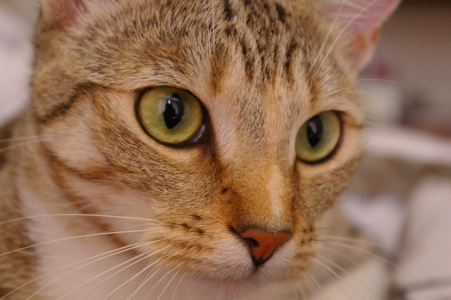
#> input picture skimage.data.cat(), 451 x 300 px
$ jupyter execute 'Computation_with_NumPy_and_N_Dimensional_Arrays_(start).ipynb'
#> lines starting #> are read from the running program, lines starting #| are printed output that depends on the picture
# Introduction

In this notebook we'll learn how to use NumPy to work with numerical data.

# Import Statements

[cell 1]
import numpy as np

import matplotlib.pyplot as plt
from skimage import data
from PIL import Image # for reading image files

# Understanding NumPy's ndarray

NumPy's most amazing feature is the **powerful** ndarray.

#### 1-Dimensional Arrays (Vectors)

[cell 2]
# Create new ndarray from scatch
my_array = np.array([1.1, 9.2, 8.1, 4.7])

[cell 3]
# Show rows and columns
print(my_array.shape)

[cell 4]
# Accessing elements by index
print(my_array[2])

[cell 5]
# Shw dimensions of an array
print(my_array.ndim)

#### 2-Dimensional Arrays (Matrices)

[cell 6]
array_2d = np.array([[1, 2, 3, 9], [5, 6, 7, 8]])

[cell 7]
print(f'array_2d has {array_2d.ndim} dimensions')
print(f'Its shape is {array_2d.shape}')
print(f'It has {array_2d.shape[0]} rows and {array_2d.shape[1]} columns')
print(array_2d)

[cell 8]
# Access the 3rd value in the 2nd row
print(array_2d[1, 2])

[cell 9]
# Access all the values in the first row
print(array_2d[0, :])

#### N-Dimensional Arrays (Tensors)

**Challenge**:
* How many dimensions does the array below have?
* What is its shape (i.e., how many elements are along each axis)?
* Try to access the value `18` in the last line of code.
* Try to retrieve a 1 dimensional vector with the values `[97, 0, 27, 18]`
* Try to retrieve a (3,2) matrix with the values `[[ 0,  4], [ 7,  5], [ 5, 97]]`

*Hint*: You can use the `:` operator just as with Python Lists.

[cell 10]
mystery_array = np.array([[[0, 1, 2, 3],
                           [4, 5, 6, 7]],

                          [[7, 86, 6, 98],
                          [5, 1, 0, 4]],

                          [[5, 36, 32, 48],
                           [97, 0, 27, 18]]])

# Note all the square brackets!

[cell 11]
# How many dimensions does the array below have?
print(mystery_array.ndim)

[cell 12]
# What is its shape (i.e., how many elements are along each axis)?
print(f'Its shape is {mystery_array.shape}')

[cell 13]
# Try to access the value 18 in the last line of code.
print(mystery_array[2, 1, 3])

[cell 14]
# Try to retrieve a (3,2) matrix with the values [[ 0, 4], [ 7, 5], [ 5, 97]]
print(mystery_array[:, :, 0])

# NumPy Mini-Challenges

#### **Challenge 1**: Use [`.arange()`](https://numpy.org/devdocs/reference/generated/numpy.arange.html)to createa a vector `a` with values ranging from 10 to 29. You should get this:

`print(a)`

`[10 11 12 13 14 15 16 17 18 19 20 21 22 23 24 25 26 27 28 29]`

[cell 15]
a = np.arange(10, 30)
print(a)

#### **Challenge 2**: Use Python slicing techniques on `a` to:
* Create an array containing only the last 3 values of `a`
* Create a subset with only the 4th, 5th, and 6th values
* Create a subset of `a` containing all the values except for the first 12 (i.e., `[22, 23, 24, 25, 26, 27, 28, 29]`)
* Create a subset that only contains the even numbers (i.e, every second number)

[cell 16]
last_3 = a[-3:]
print(last_3)

[cell 17]
values_4_5_6 = a[3:6]
print(values_4_5_6)

[cell 18]
after_12 = a[12:]
print(after_12)

[cell 19]
even_array = a[::2]
print(even_array)

#### **Challenge 3**:Reverse the order of the values in `a`, so that the first element comes last:

`[29, 28, 27, 26, 25, 24, 23, 22, 21, 20, 19, 18, 17, 16, 15, 14, 13,
       12, 11, 10]`

If you need a hint, you can check out this part of the [NumPy beginner's guide](
https://numpy.org/devdocs/user/absolute_beginners.html#how-to-reverse-an-array)

[cell 20]
reverse = np.flip(a)
print(reverse)

#### **Challenge 4**: Print out all the indices of the non-zero elements in this array: [6,0,9,0,0,5,0]

[cell 21]
array = np.array([6,0,9,0,0,5,0])
nz_indices = np.nonzero(array)
print(nz_indices)

#### **Challenge 5**: Use NumPy to generate a 3x3x3 array with random numbers

Hint: Use the [`.random()` function](https://numpy.org/doc/stable/reference/random/index.html?highlight=random#module-numpy.random)

[cell 22]
tensor = np.random.random((3,3,3))
print(tensor)

#### **Challenge 6**: Use [`.linspace()`](https://numpy.org/doc/stable/reference/generated/numpy.linspace.html) to create a vector `x` of size 9 with values spaced out evenly between 0 to 100 (both included).

[cell 23]
x = np.linspace(0, 100, 9, endpoint=True)
print(x)

#### **Challenge 7**: Use [`.linspace()`](https://numpy.org/doc/stable/reference/generated/numpy.linspace.html) to create another vector `y` of size 9 with values between -3 to 3 (both included). Then plot `x` and `y` on a line chart using Matplotlib.

[cell 24]
y = np.linspace(-3, 3, 9, endpoint=True)
print(y)

[cell 25]
plt.plot(x, y)
plt.show()
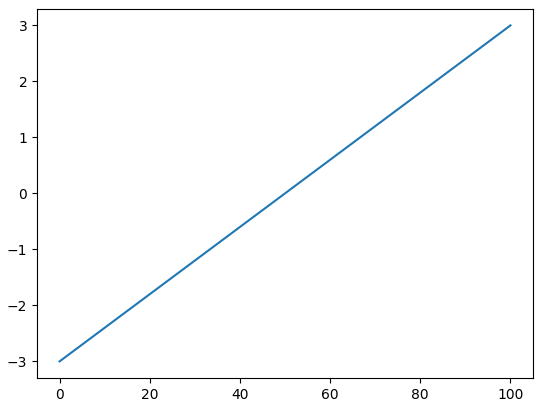
#> figure drawn by matplotlib, 1 panel

#### **Challenge 8**: Use NumPy to generate an array called `noise` with shape 128x128x3 that has random values. Then use Matplotlib's [`.imshow()`](https://matplotlib.org/3.1.1/api/_as_gen/matplotlib.pyplot.imshow.html) to display the array as an image.

[cell 26]
noise = np.random.random((128, 128, 3))
plt.imshow(noise)
plt.show()
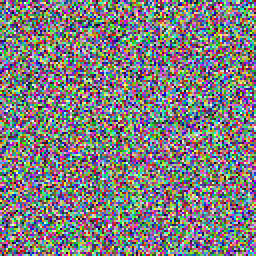
#> shown: shape (128, 128, 3) float64 (shown 2 times larger); mean R, G, B 0.499, 0.495, 0.499

# Linear Algebra with Vectors

[cell 27]
v1 = np.array([4, 5, 2, 7])
v2 = np.array([2, 1, 3, 3])
print(v1+v2)

[cell 28]
# Python Lists vs ndarrays
list1 = [4, 5, 2, 7]
list2 = [2, 1, 3, 3]
print(list1+list2)

[cell 29]
print(v1*v2)

[cell 30]
# print(TypeError(list1*list2))

# Broadcasting and Scalars

[cell 31]
array_2d = np.array([[1, 2, 3, 4],
                     [5, 6, 7, 8]])

[cell 32]
array_2d + 10

[cell 33]
array_2d * 5

# Matrix Multiplication with @ and .matmul()

[cell 34]
a1 = np.array([[1, 3],
               [0, 1],
               [6, 2],
               [9, 7]])

b1 = np.array([[4, 1, 3],
               [5, 8, 5]])

print(f'{a1.shape}: a has {a1.shape[0]} rows and {a1.shape[1]} columns.')
print(f'{b1.shape}: b has {b1.shape[0]} rows and {b1.shape[1]} columns.')
print('Dimensions of result: (4x2)*(2x3)=(4x3)')

**Challenge**: Let's multiply `a1` with `b1`. Looking at the wikipedia example above, work out the values for c12 and c33 on paper. Then use the [`.matmul()`](https://numpy.org/doc/stable/reference/generated/numpy.matmul.html) function or the `@` operator to check your work.

[cell 35]
c = np.matmul(a1, b1)
print(c)

# Manipulating Images as ndarrays

[cell 36]
img = data.cat()
#> img is the input picture: shape (300, 451, 3); mean R, G, B 147.7, 111.4, 86.8

[cell 37]
plt.imshow(img)
plt.show()

**Challenge**: What is the data type of `img`? Also, what is the shape of `img` and how many dimensions does it have? What is the resolution of the image?

[cell 38]
print(type(img))
#| <class 'numpy.ndarray'>

[cell 39]
print(f'img has {img.ndim} dimensions')
#| img has 3 dimensions
print(f'Its shape is {img.shape}')
#| Its shape is (300, 451, 3)

[cell 40]
print(img)
#> (printed output is left out)

**Challenge**: Convert the image to black and white. The values in our `img` range from 0 to 255.
* Divide all the values by 255 to convert them to sRGB, where all the values are between 0 and 1.
* Next, multiply the sRGB array by the `grey_vals` to convert the image to grey scale.
* Finally use Matplotlib's [`.imshow()`](https://matplotlib.org/3.1.1/api/_as_gen/matplotlib.pyplot.imshow.html) together with the colormap parameter set to gray `cmap=gray` to look at the results.

[cell 41]
grey_vals = np.array([0.2126, 0.7152, 0.0722])

[cell 42]
cat_black_gray = np.matmul(img, grey_vals)
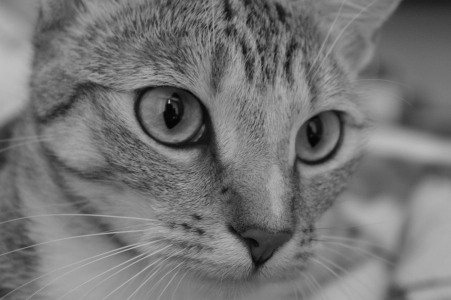
#> cat_black_gray: shape (300, 451) float64; min 3.86, max 192.7, mean 117.4

[cell 43]
plt.imshow(cat_black_gray, cmap='gray')
plt.show()

**Challenge**: Can you manipulate the images by doing some operations on the underlying ndarrays? See if you can change the values in the ndarray so that:

1) You flip the grayscale image upside down

2) Rotate the colour image

3) Invert (i.e., solarize) the colour image. To do this you need to converting all the pixels to their "opposite" value, so black (0) becomes white (255).

#### Challenge Solutions

[cell 44]
flipped_cat = np.flip(cat_black_gray)
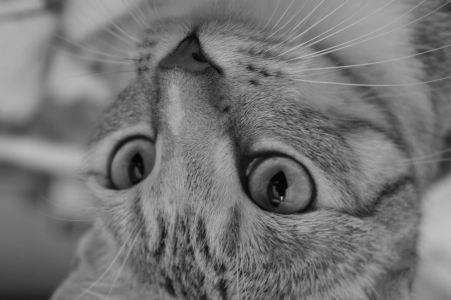
#> flipped_cat: shape (300, 451) float64; min 3.86, max 192.7, mean 117.4
plt.imshow(flipped_cat, cmap='gray')
plt.show()

[cell 45]
rotate_cat = np.rot90(img)
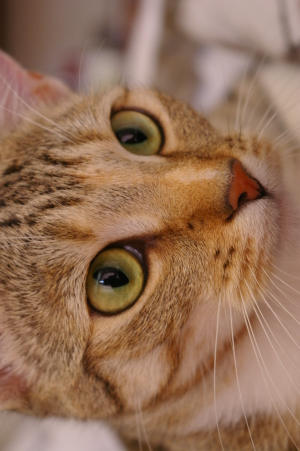
#> rotate_cat: shape (451, 300, 3); mean R, G, B 147.7, 111.4, 86.8
plt.imshow(rotate_cat)
plt.show()

[cell 46]
inverse_cat = 255 - img
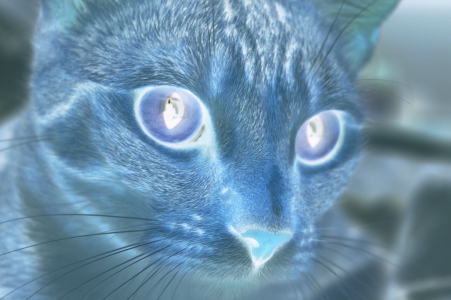
#> inverse_cat: shape (300, 451, 3); mean R, G, B 107.3, 143.6, 168.2
plt.imshow(inverse_cat)
plt.show()

# Use your Own Image!

[cell 47]
file_name = 'yummy_macarons.jpg'
my_img = Image.open(file_name)
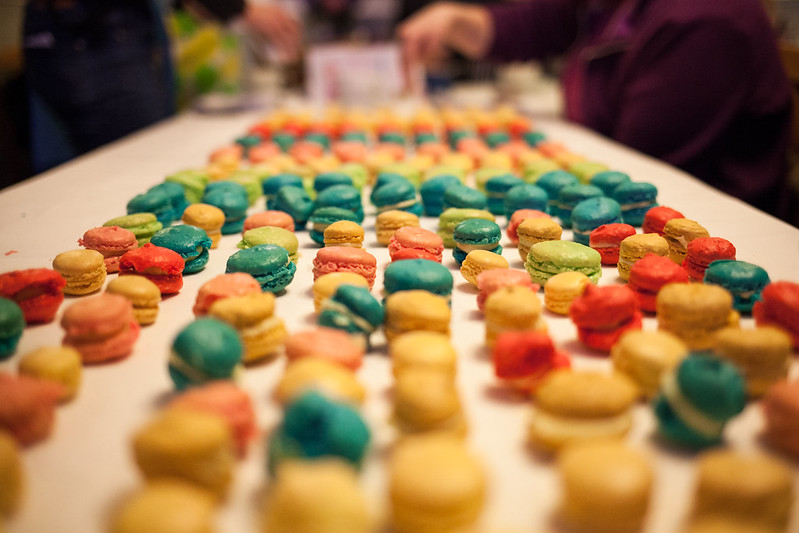
#> input picture Day_77_Numpy/yummy_macarons.jpg, 799 x 533 px
#> my_img is the input picture: PIL image 799x533 RGB; mean R, G, B 156.7, 118.6, 78.2
img_array = np.array(my_img)

[cell 48]
print(img_array.ndim)
#| 3

[cell 49]
print(img_array.shape)
#| (533, 799, 3)
